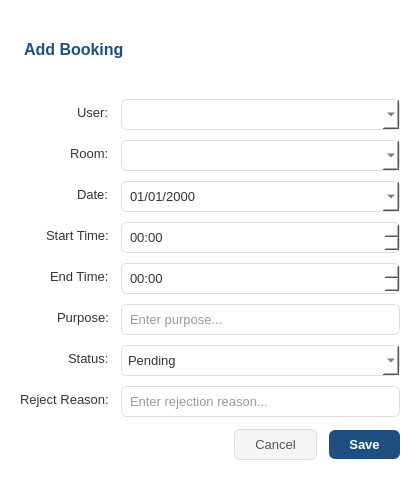
<?xml version="1.0" encoding="UTF-8"?>
<ui version="4.0">
 <class>AdminBookingDialog</class>
 <widget class="QDialog" name="AdminBookingDialog">
  <property name="minimumSize">
   <size>
    <width>420</width>
    <height>480</height>
   </size>
  </property>
  <property name="windowTitle">
   <string>Add Booking</string>
  </property>
  <property name="styleSheet">
   <string notr="true">QDialog { background: white; }
QLabel { color: #333; font-size: 13px; }
QComboBox, QLineEdit, QDateEdit, QTimeEdit { padding: 6px; border: 1px solid #ddd; border-radius: 6px; color: #333; font-size: 13px; background: white; }
QComboBox:focus, QLineEdit:focus, QDateEdit:focus, QTimeEdit:focus { border: 1px solid #1F4F82; }
QComboBox:disabled, QLineEdit:disabled, QDateEdit:disabled, QTimeEdit:disabled { background: #f5f5f5; color: #999; }
QPushButton#pushButtonCancel { background:#F5F5F5; border:1px solid #ddd; border-radius:6px; padding:7px 20px; color:#555; font-size:13px; }
QPushButton#pushButtonCancel:hover { background:#E0E0E0; }
QPushButton#pushButtonSave { background:#1F4F82; border:none; border-radius:6px; padding:7px 20px; color:white; font-size:13px; font-weight:bold; }
QPushButton#pushButtonSave:hover { background:#163D66; }</string>
  </property>
  <layout class="QVBoxLayout" name="verticalLayout">
   <property name="spacing"><number>12</number></property>
   <property name="leftMargin"><number>20</number></property>
   <property name="topMargin"><number>20</number></property>
   <property name="rightMargin"><number>20</number></property>
   <property name="bottomMargin"><number>20</number></property>
   <item>
    <widget class="QLabel" name="lblTitle">
     <property name="text"><string>Add Booking</string></property>
     <property name="styleSheet">
      <string notr="true">font-size:16px; font-weight:bold; color:#1F4F82; border-bottom:1px solid #E0E0E0; padding-bottom:8px;</string>
     </property>
    </widget>
   </item>
   <item>
    <layout class="QFormLayout" name="formLayout">
     <property name="labelAlignment">
      <set>Qt::AlignRight|Qt::AlignVCenter</set>
     </property>
     <property name="verticalSpacing"><number>10</number></property>
     <item row="0" column="0">
      <widget class="QLabel" name="labelUser"><property name="text"><string>User:</string></property></widget>
     </item>
     <item row="0" column="1">
      <widget class="QComboBox" name="comboUser"/>
     </item>
     <item row="1" column="0">
      <widget class="QLabel" name="labelRoom"><property name="text"><string>Room:</string></property></widget>
     </item>
     <item row="1" column="1">
      <widget class="QComboBox" name="comboRoom"/>
     </item>
     <item row="2" column="0">
      <widget class="QLabel" name="labelDate"><property name="text"><string>Date:</string></property></widget>
     </item>
     <item row="2" column="1">
      <widget class="QDateEdit" name="dateEdit">
       <property name="displayFormat"><string>dd/MM/yyyy</string></property>
       <property name="calendarPopup"><bool>true</bool></property>
      </widget>
     </item>
     <item row="3" column="0">
      <widget class="QLabel" name="labelStart"><property name="text"><string>Start Time:</string></property></widget>
     </item>
     <item row="3" column="1">
      <widget class="QTimeEdit" name="timeEditStart">
       <property name="displayFormat"><string>HH:mm</string></property>
      </widget>
     </item>
     <item row="4" column="0">
      <widget class="QLabel" name="labelEnd"><property name="text"><string>End Time:</string></property></widget>
     </item>
     <item row="4" column="1">
      <widget class="QTimeEdit" name="timeEditEnd">
       <property name="displayFormat"><string>HH:mm</string></property>
      </widget>
     </item>
     <item row="5" column="0">
      <widget class="QLabel" name="labelReason"><property name="text"><string>Purpose:</string></property></widget>
     </item>
     <item row="5" column="1">
      <widget class="QLineEdit" name="editReason">
       <property name="placeholderText"><string>Enter purpose...</string></property>
      </widget>
     </item>
     <item row="6" column="0">
      <widget class="QLabel" name="labelStatus"><property name="text"><string>Status:</string></property></widget>
     </item>
     <item row="6" column="1">
      <widget class="QComboBox" name="comboStatus">
       <item><property name="text"><string>Pending</string></property></item>
       <item><property name="text"><string>Approved</string></property></item>
       <item><property name="text"><string>Rejected</string></property></item>
      </widget>
     </item>
     <item row="7" column="0">
      <widget class="QLabel" name="labelRejectReason"><property name="text"><string>Reject Reason:</string></property></widget>
     </item>
     <item row="7" column="1">
      <widget class="QLineEdit" name="editRejectReason">
       <property name="placeholderText"><string>Enter rejection reason...</string></property>
      </widget>
     </item>
    </layout>
   </item>
   <item>
    <layout class="QHBoxLayout" name="buttonLayout">
     <item>
      <spacer name="horizontalSpacer">
       <property name="orientation">
        <enum>Qt::Horizontal</enum>
       </property>
       <property name="sizeHint" stdset="0">
        <size>
         <width>40</width>
         <height>20</height>
        </size>
       </property>
      </spacer>
     </item>
     <item>
      <widget class="QPushButton" name="pushButtonCancel">
       <property name="text"><string>Cancel</string></property>
       <property name="flat"><bool>true</bool></property>
      </widget>
     </item>
     <item>
      <widget class="QPushButton" name="pushButtonSave">
       <property name="text"><string>Save</string></property>
       <property name="flat"><bool>true</bool></property>
      </widget>
     </item>
    </layout>
   </item>
  </layout>
 </widget>
 <resources/>
 <connections/>
</ui>
